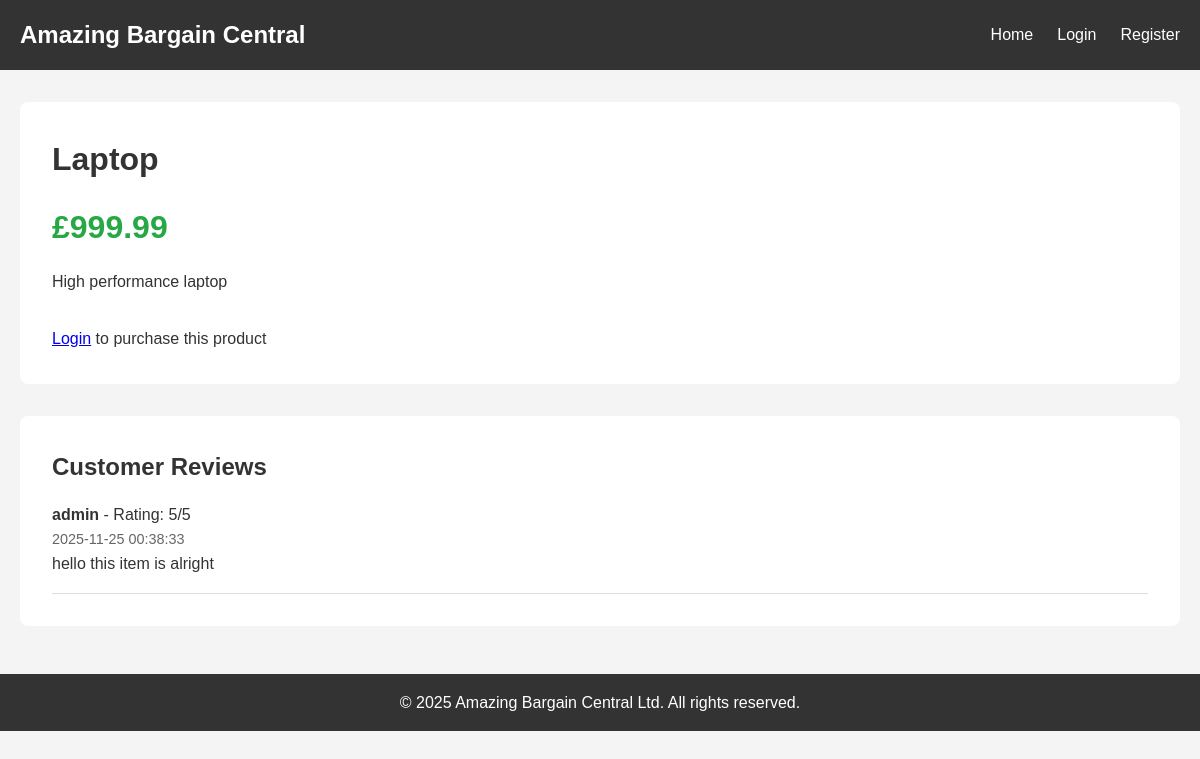
Page /product/1 on the committed database.
### tables this page shows
CREATE TABLE products (
            id INTEGER PRIMARY KEY AUTOINCREMENT,
            name TEXT NOT NULL,
            description TEXT,
            price REAL NOT NULL,
            seller_id INTEGER,
            image_url TEXT,
            created_at TIMESTAMP DEFAULT CURRENT_TIMESTAMP,
            FOREIGN KEY (seller_id) REFERENCES users (id)
        );

CREATE TABLE reviews (
            id INTEGER PRIMARY KEY AUTOINCREMENT,
            product_id INTEGER NOT NULL,
            user_id INTEGER NOT NULL,
            rating INTEGER NOT NULL,
            comment TEXT,
            created_at TIMESTAMP DEFAULT CURRENT_TIMESTAMP,
            FOREIGN KEY (product_id) REFERENCES products (id),
            FOREIGN KEY (user_id) REFERENCES users (id)
        );

CREATE TABLE users (
            id INTEGER PRIMARY KEY AUTOINCREMENT,
            username TEXT UNIQUE NOT NULL,
            email TEXT UNIQUE NOT NULL,
            password TEXT NOT NULL,
            role TEXT DEFAULT 'customer',
            created_at TIMESTAMP DEFAULT CURRENT_TIMESTAMP
        );

### app.py (the view)
@app.route('/product/<int:product_id>')
def product_detail(product_id):
    conn = get_db_connection()
    product = conn.execute('SELECT * FROM products WHERE id = ?', (product_id,)).fetchone()
    reviews = conn.execute('SELECT r.*, u.username FROM reviews r JOIN users u ON r.user_id = u.id WHERE r.product_id = ?',
                          (product_id,)).fetchall()
    has_purchased = False
    if 'user_id' in session:
        purchase_check = conn.execute('SELECT * FROM transactions WHERE product_id = ? AND buyer_id = ?',
                                     (product_id, session['user_id'])).fetchone()
        has_purchased = purchase_check is not None
    conn.close()
    if product is None:
        flash('Product not found.', 'danger')
        return redirect(url_for('index'))
    if 'user_id' in session:
        log_activity(session['user_id'], 'product_view', f'Viewed product: {product["name"]}')
    return render_template('product_detail.html', product=product, reviews=reviews, has_purchased=has_purchased)

### app.py (called while the page is built)
@app.after_request
def apply_security_headers(response):
    response.headers['Content-Security-Policy'] = "default-src 'self'; script-src 'self'"
    response.headers['X-Content-Type-Options'] = 'nosniff'
    response.headers['X-Frame-Options'] = 'DENY'
    return response

def get_db_connection():
    conn = sqlite3.connect('ecommerce.db')
    conn.row_factory = sqlite3.Row
    return conn

### templates/product_detail.html (shortened to what this page needs)
{% extends "base.html" %}
{% block content %}
<div style="background: #fff; padding: 2rem; border-radius: 8px; margin-bottom: 2rem;">
    <h1>{{ product.name }}</h1>
    <p class="price" style="font-size: 2rem; margin: 1rem 0;">£{{ "%.2f"|format(product.price) }}</p>
    <p style="margin-bottom: 2rem;">{{ product.description }}</p>
    {% if session.user_id %}
        <form method="POST" action="{{ url_for('purchase_product', product_id=product.id) }}">
            <button type="submit">Purchase Now</button>
        </form>
    {% else %}
        <p><a href="{{ url_for('login') }}">Login</a> to purchase this product</p>
    {% endif %}
</div>
<div style="background: #fff; padding: 2rem; border-radius: 8px;">
    <h2>Customer Reviews</h2>
    {% if reviews %}
        {% for review in reviews %}
        <div style="border-bottom: 1px solid #ddd; padding: 1rem 0;">
            <strong>{{ review.username }}</strong> - Rating: {{ review.rating }}/5
            <p style="color: #666; font-size: 0.9rem;">{{ review.created_at }}</p>
            <p>{{ review.comment }}</p>
        </div>
        {% endfor %}
    {% else %}
        <p>No reviews yet. Be the first to review this product!</p>
    {% endif %}
</div>
{% endblock %}

### static/style.css (style rules this page uses)
* { margin: 0; padding: 0; box-sizing: border-box; }
body { font-family: Arial, sans-serif; line-height: 1.6; color: #333; background: #f4f4f4; }
.price { font-size: 1.25rem; font-weight: bold; color: #28a745; }

### rows in the picture
products: name "Laptop", price "999.99", description "High performance laptop"
reviews: username "admin", rating "5", created_at "2025-11-25 00:38:33", comment "hello this item is alright"
